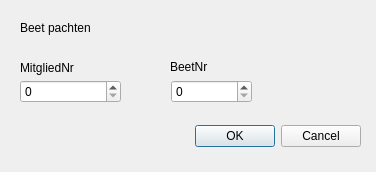
<?xml version="1.0" encoding="UTF-8"?>
<ui version="4.0">
 <class>DialogAssignMemberPatch</class>
 <widget class="QDialog" name="DialogAssignMemberPatch">
  <property name="geometry">
   <rect>
    <x>0</x>
    <y>0</y>
    <width>376</width>
    <height>172</height>
   </rect>
  </property>
  <property name="windowTitle">
   <string>Dialog</string>
  </property>
  <widget class="QDialogButtonBox" name="buttonBox">
   <property name="geometry">
    <rect>
     <x>20</x>
     <y>120</y>
     <width>341</width>
     <height>32</height>
    </rect>
   </property>
   <property name="orientation">
    <enum>Qt::Orientation::Horizontal</enum>
   </property>
   <property name="standardButtons">
    <set>QDialogButtonBox::StandardButton::Cancel|QDialogButtonBox::StandardButton::Ok</set>
   </property>
  </widget>
  <widget class="QSpinBox" name="edtMemberNr">
   <property name="geometry">
    <rect>
     <x>20</x>
     <y>80</y>
     <width>101</width>
     <height>23</height>
    </rect>
   </property>
  </widget>
  <widget class="QLabel" name="label">
   <property name="geometry">
    <rect>
     <x>20</x>
     <y>60</y>
     <width>61</width>
     <height>16</height>
    </rect>
   </property>
   <property name="text">
    <string>MitgliedNr</string>
   </property>
  </widget>
  <widget class="QLabel" name="label_2">
   <property name="geometry">
    <rect>
     <x>20</x>
     <y>20</y>
     <width>81</width>
     <height>16</height>
    </rect>
   </property>
   <property name="text">
    <string>Beet pachten</string>
   </property>
  </widget>
  <widget class="QLabel" name="label_3">
   <property name="geometry">
    <rect>
     <x>170</x>
     <y>60</y>
     <width>53</width>
     <height>14</height>
    </rect>
   </property>
   <property name="text">
    <string>BeetNr</string>
   </property>
  </widget>
  <widget class="QSpinBox" name="edtPatchNr">
   <property name="geometry">
    <rect>
     <x>171</x>
     <y>80</y>
     <width>81</width>
     <height>23</height>
    </rect>
   </property>
  </widget>
 </widget>
 <resources/>
 <connections>
  <connection>
   <sender>buttonBox</sender>
   <signal>accepted()</signal>
   <receiver>DialogAssignMemberPatch</receiver>
   <slot>accept()</slot>
   <hints>
    <hint type="sourcelabel">
     <x>248</x>
     <y>254</y>
    </hint>
    <hint type="destinationlabel">
     <x>157</x>
     <y>274</y>
    </hint>
   </hints>
  </connection>
  <connection>
   <sender>buttonBox</sender>
   <signal>rejected()</signal>
   <receiver>DialogAssignMemberPatch</receiver>
   <slot>reject()</slot>
   <hints>
    <hint type="sourcelabel">
     <x>316</x>
     <y>260</y>
    </hint>
    <hint type="destinationlabel">
     <x>286</x>
     <y>274</y>
    </hint>
   </hints>
  </connection>
 </connections>
</ui>
